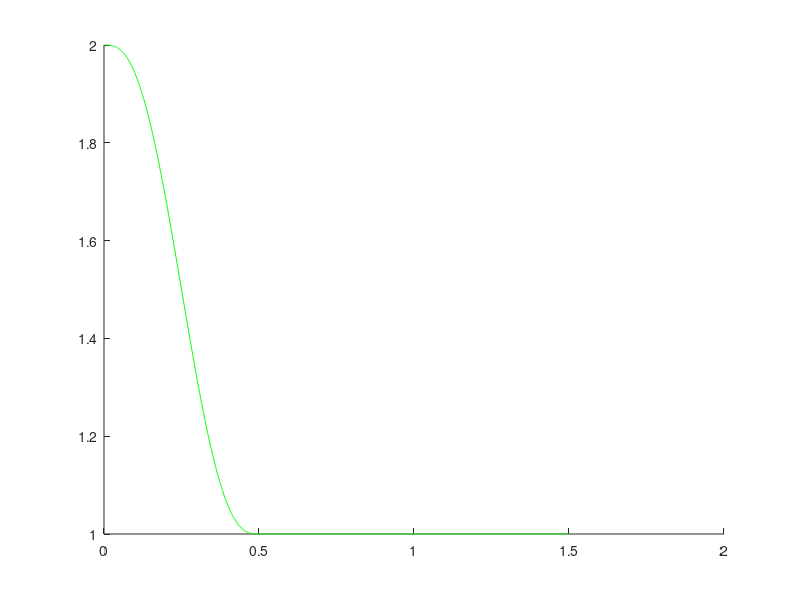

Here is the MATLAB script that generated this plot: (Note: this script raises an error after producing the figure.)
clc
clear all

global M B

%% Constant K, prove tautology and other housekeeping
tspan=.5;
ta=(0:.001:tspan)/tspan;

xi=[1; 0];
xf=[0; 0];

xd=(xi*ones(size(ta))+(xf-xi)*(10*ta.^3-15*ta.^4+6*ta.^5))';
vd=((xf-xi)*(30*ta.^2-60*ta.^3+30*ta.^4)/tspan)';
ad=((xf-xi)*(60*ta-180*ta.^2+120*ta.^3)/(tspan^2))';
% tshort=0:.001:tspan;
% xd=([1; 0]*sin(tshort))';
% vd=([1; 0]*cos(tshort))';
% ad=([1; 0]*-sin(tshort))';

t=0:.001:1.5;
Xd=[[xd vd ad];zeros(length(t)-length(ta),6)];
Xd(:,1)=Xd(:,1)+1;
F=zeros(length(t),2);
F((t>.1)&(t<.2),:)=-10;
K=15*ones(length(t),2);

figure(1)
clf
hold on
plot(t,Xd(:,1),'g')

M=.41;
B=2.3;

Xh=forward(t,Xd,F,K);
plot(t,Xh(:,1),'k')

Xx=reverse(t,Xh,F,K);
plot(t,Xx(:,1),'r.')

arrow([t' Xh(:,1)],[t' Xh(:,1)]+.05*[0*t' F(:,1)],.6*[1 1 1],.2);

title('Proof of Tautology Being Intact')
xlabel('Time, Seconds')
ylabel('Displacement in X')
legend('Ground Truth Intention','Hand (Stiffness=15)','Intention (Stiffness=15)','Forces')

%% Sobol spanned, short-time extraction bursts

sParams=1;
nCandidates=5;
Kml=16;
Kspan=.2;

p=sobolset(sParams,'Skip',1e3,'Leap',1e2); %double wide is necessary, rest are generic values to deal with idealty
p=scramble(p,'MatousekAffineOwen'); %Same. Cleans up some issues quickly and quietly

candidateK=Kml+Kml*Kspan*(p(1:nCandidates,:)-.5); %Generate a sobol-distributed [0-1] set that theoretically spans the space very very well.

%You know you have some settling time, so figure out what it is.

figure(2)
clf
subplot(2,1,1)
hold on
plot(t,Xd(:,1),'g')

Xml=reverse(t,Xh,F,Kml+K*0);
plot(t,Xml(:,1),'r')

Xs=zeros(length(t),nCandidates);
Ys=zeros(length(t),nCandidates);
for k=1:nCandidates
    cand{k}=reverse(t,Xh,F,candidateK(k)+K*0);
    Xs(:,k)=cand{k}(:,1);
    Ys(:,k)=cand{k}(:,2);
    plot(t,Xs(:,k),'b')
end

regressX=candidateK\Xs';
regressY=candidateK\Ys';

P=eye(3);
w=zeros(3,2,length(t));

subplot(2,1,2)
hold on
for k=1:length(t)
    [w(:,:,k+1),P]=RLS([regressX(k);regressY(k);1],Xml(k,1:2)',w(:,:,k),P,.99);
    if ~mod(k,10)
    plot(t(k),w(1,1,k),'r.')
    plot(t(k),w(2,2,k),'b.')
    drawnow
    end
end

figure(3)
clf
hold on
plot(Xd(:,1),Xd(:,2),'g.')
plot(squeeze(w(3,1,:)),squeeze(w(3,2,:)),'b')


%% Break there

return

figure(2)
clf
subplot(2,1,1)
hold on
plot(t,Xd(:,1),'g')
%arrow([t' Xd(:,1)],[t' Xd(:,1)]+.05*[0*t' F(:,1)],.6*[1 1 1],.2);

Xh=forward(t,Xd,F,K);
plot(t,Xh(:,1),'k')

Klow=13;
Khigh=16;

XxL=reverse(t,Xh,F,Klow+0*K);
plot(t,XxL(:,1),'r')

XxH=reverse(t,Xh,F,Khigh+0*K);
plot(t,XxH(:,1),'r')
title('You can recover the twue intent by overestimation correction')
ylabel('Displacement in X')
xlim([0 1.5])
legend('Ground Truth Intention','Hand (Stiffness=15)','Extraction with overestimated stiffness (Stiffness=18)','Extraction with overestimated stiffness (Stiffness=19)')

subplot(2,1,2)
hold on
E=XxL(:,1)-XxH(:,1);
plot(t,E,'c')

plot(t,Xd(:,1),'g')
eps=E\XxL(:,1)
plot(t,XxL(:,1)-eps*E,'r')
legend('Difference of Overestimates','Ground Truth Intention','Corrected Extraction')
title(['Solved Stiffness Overestimation: Eps = ',num2str(-eps*(Khigh-Klow))])
xlabel('Time, Seconds')
ylabel('Displacement in X')


%% Time varying K

Ksmooth=40+5*sin(2*pi*t/.25+rand)'; %smooth(5+20*rand(length(t),1),30);
Xh=forward(t,Xd,F,[Ksmooth K(:,2)]);
Klow=9;
Kmid=12;
Khigh=12.1;

XxL=reverse(t,Xh,F,Klow+0*K);
XxM=reverse(t,Xh,F,Kmid+0*K);
XxH=reverse(t,Xh,F,Khigh+0*K);

E=XxH(:,1)-XxL(:,1);

span=2;
epslocal=zeros(length(t),1);
for k=1:length(t)
    inds=max(1,k-span):length(t);
    %Without zero mean, you lose the nuts for the trees
    %epslocal(k)=(E(inds)-mean(E(inds)))\(XxM(inds,1)-mean(XxM(inds,1)));
    temp=[E(inds) ones(length(inds),1)]\XxM(inds,1);
    epslocal(k)=temp(1);
end
%epslocal=(epslocal(:,1)*Khigh+epslocal(:,2)*Klow)./sum(epslocal,2)

realdot=dot(XxM(:,1),Xd(:,1)/norm(Xd(:,1)))
epsdot=dot(XxL(:,1),E)
epsglobal=E\XxM(:,1)

epsComp=(XxL(:,1)-mean(XxL(:,1)))\(E-mean(E))


figure(3)
clf
subplot(2,1,1)
hold on

plot(t,Xd(:,1),'g')
plot(t,Xh(:,1),'k')
plot(t,Ksmooth/10,'m')

plot(t,XxL(:,1),'ro','markersize',2)
plot(t,XxM(:,1),'rv','markersize',2)
plot(t,XxH(:,1),'r^','markersize',2)
plot(t,XxL(:,1)+epsComp*E,'color',[.8 .5 .2])
plot(t,XxL(:,1)+epslocal.*E,'color',[0 .2 .6])

title('You can recover the twue intent by overestimation correction')
ylabel('Displacement in X')
xlim([0 1.5])
legend('Ground Truth Intention','Hand (Stiffness=magenta)','Time-varying Stiffness/10',['Extraction with estimated stiffness (Stiffness=',num2str(Klow),')'],['Extraction with estimated stiffness (Stiffness=',num2str(Kmid),')'],['Extraction with estimated stiffness (Stiffness=',num2str(Khigh),')'],'Constant Corrected Stiffness','Locally Corrected Stiffness')

subplot(2,1,2)
hold on

%plot(t,epsglobal+0*t,'color',[.8 .5 .2])
%plot(t,epslocal,'color',[0 .2 .6])
plot(t,Xd(:,1)-Xh(:,1),'g')
plot(t,10*(XxH(:,1)-XxM(:,1)),'r')

%plot(t,epslocal(:,1),'b')
%plot(t,(XxM(:,1)-Xd(:,1)),'color',[.7 .4 .4])
%legend('Difference of Estimates','Ground Truth Intention','Constant-Corrected Extraction','Time-varying Stiffness Estimate Extraction')
title(['Solved Stiffness Overestimation: Eps = ',num2str(epsglobal*(Khigh-Klow))])
xlabel('Time, Seconds')
ylabel('Computed scale')

figure(4)
clf
hold on
%plot(t,epsdot*E,'k')
%plot(t,(XxM(:,1)-Xd(:,1)),'color',[.7 .4 .4])
plot(t,0*t,'g')
plot(t,Xh(:,1)-Xd(:,1),'k')
plot(t,XxL(:,1)-Xd(:,1),'ro','markersize',2)
plot(t,XxM(:,1)-Xd(:,1),'rv','markersize',2)
plot(t,XxH(:,1)-Xd(:,1),'r^','markersize',2)
plot(t,XxH(:,1)-XxL(:,1),'c')
plot(t,XxL(:,1)+epsComp*E-Xd(:,1),'r')
plot(t,XxM(:,1)-epslocal.*E-Xd(:,1),'color',[0 .2 .6])

eh=XxL(:,1)-Xh(:,1);
he=E\eh

%plot(t,XxL(:,1)+he*E-Xd(:,1),'color',[.5 .1 .8])


legend({'Zero Error';
    'Hand Error';
    ['Extraction Error (Stiffness=',num2str(Klow),')'];
    ['Extraction Error (Stiffness=',num2str(Kmid),')'];
    ['Extraction Error (Stiffness=',num2str(Khigh),')'];
    'Unscaled Error Estimate';
    'Correction with Linear Regression';
    ['Correction with Local Linear Regression, Span = ',num2str(span)]})
xlabel('Time, sec')
ylabel('Error, X')
